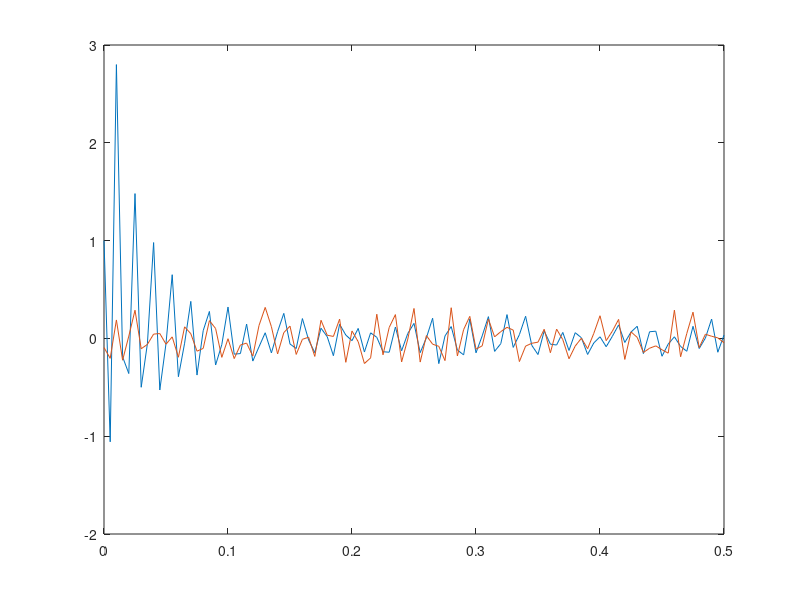

This figure's MATLAB source:
k = 0;
e = 10000;
wold = [0 -2 1];
wnew = [0 0 0];
sMin = -0.2;
sMax = 0.2;
alpha = 0.12;
y = zeros(101, 1);
x = zeros(101, 1);
while abs(e) > 0.001
    k = k+1;
    vk = 1.2*sin((2*pi*k)/3);
    vk1 = 1.2*sin((2*pi*(k-1))/3);
    a = (wold(1)*vk)+(wold(2)*vk1)+wold(3);
    sk = sMin+(rand()*(sMax-sMin));
    mk = 0.12*sin(((2*pi*k)/3)+(pi/2));
    t = sk+mk;
    if k <= 101
        y(k) = a;
    end
    e = t-a;
    if k <= 101
        x(k) = t;
    end
    wnew = [(wold(1)+(2*alpha*e*vk)) (wold(2)+(2*alpha*e*vk1)) (wold(3)+(2*alpha*e))];
    wold(1) = wnew(1);
    wold(2) = wnew(2);
    wold(3) = wnew(3);
end

time = 0:0.5/100:0.5;
clf
plot(time, y)
hold on
plot(time, x)

k
wnew


